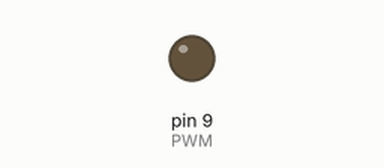
This sketch was run on a simulated Arduino Uno, built with avr-gcc and run on an emulated ATmega328P. On the bench: output pins drawn as LEDs (lit = HIGH).

Above: at 0.05 s.
Timing chart, 0 to 3.0 s (numbered marks = the images above):
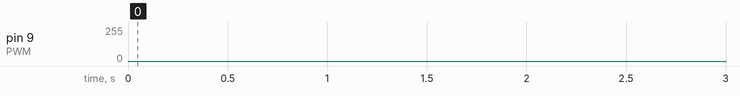

The sketch:

m328_50Hz_AOut.ino
```cpp
#define PWM 9

byte timer = 0;
float data[20];

void setup() {
  // put your setup code here, to run once:
  pinMode(PWM, OUTPUT);

  TCCR1B &= 0b11111000;
  TCCR1B |= 0b00000001;

  for (int i=0;i<9;i++)  {
    data[i] = 127 + 127.0 * sin( 6.28*i/15 ) ;
  }
}

void loop() {
  // put your main code here, to run repeatedly:

  delay(1);
  timer++;

  if (timer>19) {
    timer = 0;
  }
  /*
  bufer_data = sin( 6.28*50*timer/1000 );
  data = 127 + 127.0 * sin( 6.28*100*timer/1000 ) ;

  if (bufer_data < 0) {
    data = 0;
  }
  */
  analogWrite(PWM, data[timer]);


}
```
